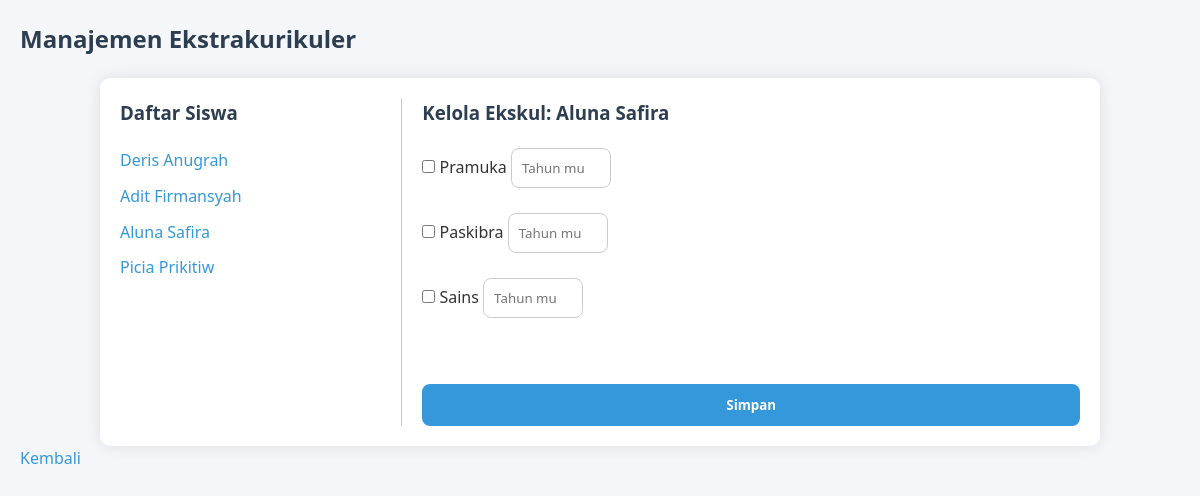
The app's page /manage_ekskul.php?id=3 with its own data.
### tables this page shows
CREATE TABLE `siswa` (
  `id` int(11) NOT NULL,
  `nama_depan` varchar(255) NOT NULL,
  `nama_belakang` varchar(255) NOT NULL,
  `no_hp` varchar(255) NOT NULL,
  `nis` varchar(255) NOT NULL,
  `alamat` text NOT NULL,
  `jenis_kelamin` enum('Laki-laki','Perempuan') NOT NULL,
  `foto` varchar(255) NOT NULL DEFAULT current_timestamp(),
  `created_at` timestamp NOT NULL DEFAULT current_timestamp()
);

CREATE TABLE `eskul` (
  `id` int(11) NOT NULL,
  `nama_ekstrakulikuler` varchar(255) NOT NULL,
  `nama_penannggungjawab_ekstrakulikuler` varchar(255) NOT NULL,
  `status_ekstrakulikuler` enum('Aktif','Tidak Aktif') NOT NULL,
  `foto` varchar(255) NOT NULL DEFAULT current_timestamp()
);

### manage_ekskul.php (the view, shortened to what this page needs)
<?php
require_once('config/database.php');
$siswa_list = $pdo->query("SELECT * FROM siswa")->fetchAll();
$id_siswa = $_GET['id'] ?? null;
$siswa = null;
$ekskul = [];
$ekskul_diikuti = [];
if ($id_siswa) {
    $stmt = $pdo->prepare("SELECT * FROM siswa WHERE id = ?");
    $stmt->execute([$id_siswa]);
    $siswa = $stmt->fetch();
    $ekskul = $pdo->query("SELECT * FROM eskul")->fetchAll();
    $stmt = $pdo->prepare("SELECT * FROM siswa_eskul WHERE siswa_id = ?");
    $stmt->execute([$id_siswa]);
    $ekskul_diikuti = $stmt->fetchAll(PDO::FETCH_GROUP|PDO::FETCH_UNIQUE);
}
?>
<!DOCTYPE html>
<html>
<head>
    <link rel="stylesheet" href="style.css">
</head>
<body>
<h2>Manajemen Ekstrakurikuler</h2>
<div class="container">
    <div class="siswa-list">
        <h3>Daftar Siswa</h3>
        <?php foreach ($siswa_list as $s): ?>
            <div class="siswa-item">
                <a href="?id=<?= $s['id'] ?>">
                    <?= htmlspecialchars($s['nama_depan'] . ' ' . $s['nama_belakang']) ?>
                </a>
            </div>
        <?php endforeach; ?>
    </div>
    <div class="form-ekskul">
        <?php if ($siswa): ?>
            <h3>Kelola Ekskul: <?= htmlspecialchars($siswa['nama_depan'] . ' ' . $siswa['nama_belakang']) ?></h3>
            <form method="POST" action="simpan_ekskul.php">
                <?php foreach ($ekskul as $e):
                    $id_eks = $e['id'];
                    $sudah_diikuti = isset($ekskul_diikuti[$id_eks]);
                    $tahun = $sudah_diikuti ? $ekskul_diikuti[$id_eks]['tahun_mulai'] : '';
                ?>
                    <div class="ekskul-item">
                        <label>
                            <input type="checkbox" name="ekskul_ids[]" value="<?= $id_eks ?>" <?= $sudah_diikuti ? 'checked' : '' ?>>
                            <?= htmlspecialchars($e['nama_ekstrakulikuler']) ?>
                        </label>
                        <input type="number" name="tahun_mulai[<?= $id_eks ?>]" value="<?= $tahun ?>" placeholder="Tahun mulai" min="2000" max="<?= date('Y') ?>">
                    </div>
                <?php endforeach; ?>
                <br>
                <button type="submit">Simpan</button>
            </form>
        <?php else: ?>
            <p><strong>Pilih siswa terlebih dahulu untuk mengatur ekstrakurikulernya.</strong></p>
        <?php endif; ?>
    </div>
</div>
<a href="home.php">Kembali</a>
</body>
</html>

### style.css (style rules this page uses)
* { margin: 0; padding: 0; box-sizing: border-box; font-family: 'Segoe UI', Tahoma, Geneva, Verdana, sans-serif; }
body { background-color: #f4f6f9; color: #333; line-height: 1.6; min-height: 100vh; padding: 20px; }
.container { max-width: 1000px; margin: auto; background: #fff; padding: 30px; border-radius: 10px; box-shadow: 0 0 15px rgba(0,0,0,0.1); }
h1, h2, h3 { margin-bottom: 20px; color: #2c3e50; }
a { text-decoration: none; color: #3498db; }
form { display: flex; flex-direction: column; gap: 15px; }
input[type="text"], input[type="number"], input[type="email"], input[type="password"], select, textarea { padding: 10px; border: 1px solid #ccc; border-radius: 8px; width: 100%; }
button { background-color: #3498db; color: #fff; padding: 12px; border: none; border-radius: 8px; cursor: pointer; font-weight: bold; }

### manage_ekskul.php (style rules this page uses)
.container { display: flex; gap: 20px; padding: 20px; }
.siswa-list { width: 30%; border-right: 1px solid #ccc; padding-right: 20px; }
.siswa-item { margin-bottom: 10px; }
.form-ekskul { width: 70%; }
.ekskul-item { margin-bottom: 10px; }
input[type="number"] { width: 100px; }

### records on screen
siswa: nama_depan+nama_belakang "Deris Anugrah"
siswa: nama_depan+nama_belakang "Adit Firmansyah"
siswa: nama_depan+nama_belakang "Aluna Safira"
siswa: nama_depan+nama_belakang "Picia Prikitiw"
eskul: nama_ekstrakulikuler "Pramuka"
eskul: nama_ekstrakulikuler "Paskibra"
eskul: nama_ekstrakulikuler "Sains"
